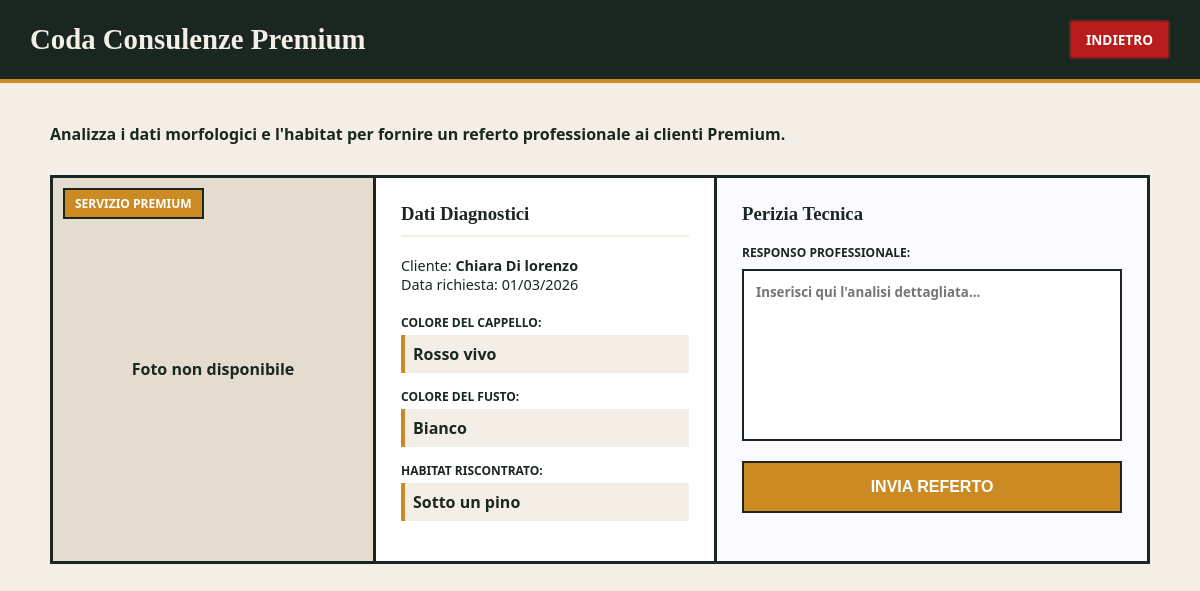
The page /associazione_micologica/consulenze_premium.php (signed in) on the database its author committed.
### tables this page shows
CREATE TABLE CONSULENZA_PRIVATA (
    Id_Consulenza INT AUTO_INCREMENT PRIMARY KEY,
    Data_Richiesta DATE NOT NULL,
    URL_Foto VARCHAR(255) NOT NULL,
    Colore_Cappello VARCHAR(50) NOT NULL,
    Colore_Fusto VARCHAR(50) NOT NULL,
    Habitat_Alberi VARCHAR(100) NOT NULL,
    Esito_Risposta TEXT,
    Id_User_Premium INT NOT NULL,
    Id_User_Micologo INT DEFAULT NULL,
    FOREIGN KEY (Id_User_Premium) REFERENCES UTENTE(Id_User) ON DELETE CASCADE,
    FOREIGN KEY (Id_User_Micologo) REFERENCES UTENTE(Id_User) ON DELETE SET NULL
);

CREATE TABLE UTENTE (
    Id_User INT AUTO_INCREMENT PRIMARY KEY,
    Nome VARCHAR(50) NOT NULL,
    Cognome VARCHAR(50) NOT NULL,
    Email VARCHAR(100) NOT NULL UNIQUE,
    Password VARCHAR(255) NOT NULL,
    Ruolo ENUM('Utente Esterno', 'Utente Premium', 'Socio Cercatore', 'Micologo Esperto', 'Amministratore') DEFAULT 'Utente Esterno'
);

### associazione_micologica/consulenze_premium.php (the view, shortened to what this page needs)
<?php
require_once 'config/database.php';
$query_premium = "
    SELECT c.Id_Consulenza, c.Data_Richiesta, c.URL_Foto, c.Colore_Cappello, c.Colore_Fusto, c.Habitat_Alberi,
           u.Nome, u.Cognome, u.Email
    FROM CONSULENZA_PRIVATA c
    JOIN UTENTE u ON c.Id_User_Premium = u.Id_User
    WHERE c.Id_User_Micologo IS NULL
    ORDER BY c.Data_Richiesta ASC
";
$result_premium = $conn->query($query_premium);
?>
<!DOCTYPE html>
<html lang="it">
<head>
</head>
<body>
    <div class="header">
        <h2>Coda Consulenze Premium</h2>
        <a href="index.php" class="btn-back">Indietro</a>
    </div>
    <div class="container">
        <?php if ($result_premium->num_rows > 0): ?>
            <p style="font-weight: bold; margin-bottom: 30px;">Analizza i dati morfologici e l'habitat per fornire un referto professionale ai clienti Premium.</p>
            <?php while($row = $result_premium->fetch_assoc()): ?>
                <div class="premium-card">
                    <div class="premium-img">
                        <span class="badge-vip">Servizio Premium</span>
                        <?php if(!empty($row['URL_Foto']) && file_exists($row['URL_Foto'])): ?>
                            <img src="<?php echo htmlspecialchars($row['URL_Foto']); ?>" alt="Foto cliente">
                        <?php else: ?>
                            <span style="font-weight: bold;">Foto non disponibile</span>
                        <?php endif; ?>
                    </div>
                    <div class="premium-info">
                        <h3>Dati Diagnostici</h3>
                        <p style="font-size: 0.9em;">
                            Cliente: <strong><?php echo htmlspecialchars($row['Nome'] . " " . $row['Cognome']); ?></strong><br>
                            Data richiesta: <?php echo date('d/m/Y', strtotime($row['Data_Richiesta'])); ?>
                        </p>
                        <div style="margin-top: 20px;">
                            <span class="data-label">Colore del Cappello:</span>
                            <div class="data-value"><?php echo htmlspecialchars($row['Colore_Cappello']); ?></div>
                            <span class="data-label">Colore del Fusto:</span>
                            <div class="data-value"><?php echo htmlspecialchars($row['Colore_Fusto']); ?></div>
                            <span class="data-label">Habitat riscontrato:</span>
                            <div class="data-value"><?php echo htmlspecialchars($row['Habitat_Alberi']); ?></div>
                        </div>
                    </div>
                    <div class="premium-form">
                        <h3>Perizia Tecnica</h3>
                        <form method="POST" action="consulenze_premium.php">
                            <label style="font-size: 0.75em; font-weight: 900; color: #1a2721; margin-bottom: 8px; display: block; text-transform: uppercase;">Responso professionale:</label>
                            <textarea name="risposta" rows="8" placeholder="Inserisci qui l'analisi dettagliata..." required></textarea>
                            <button type="submit">Invia Referto</button>
                        </form>
                    </div>
                </div>
            <?php endwhile; ?>
        <?php endif; ?>
    </div>
</body>
</html>

### associazione_micologica/consulenze_premium.php (style rules this page uses)
body { font-family: 'Segoe UI', Tahoma, Geneva, Verdana, sans-serif; background-color: #f4efe6; margin: 0; color: #1a2721; }
.container { max-width: 1100px; margin: 40px auto; padding: 0 20px; }
.header { background-color: #1a2721; padding: 20px 30px; display: flex; justify-content: space-between; align-items: center; border-bottom: 4px solid #cb8b22; }
.header h2 { font-family: 'Georgia', serif; color: #f4efe6; margin: 0; font-size: 1.8em; }
.btn-back { background-color: #b91c1c; color: white; padding: 8px 15px; text-decoration: none; border-radius: 4px; border: 2px solid #7f1d1d; font-weight: bold; transition: 0.2s; text-transform: uppercase; font-size: 0.85em; }
.premium-card { background: white; border: 3px solid #1a2721; margin-bottom: 30px; display: flex; overflow: hidden; transition: 0.2s; }
.premium-img { width: 320px; background-color: #e3dccf; display: flex; align-items: center; justify-content: center; position: relative; border-right: 3px solid #1a2721; flex-shrink: 0; }
.badge-vip { position: absolute; top: 10px; left: 10px; background: #cb8b22; color: white; padding: 5px 10px; font-weight: 900; font-size: 0.75em; text-transform: uppercase; border: 2px solid #1a2721; }
.premium-info { padding: 25px; flex-grow: 1; background-color: #ffffff; border-right: 3px solid #1a2721; }
.premium-info h3 { font-family: 'Georgia', serif; margin-top: 0; color: #1a2721; border-bottom: 2px solid #f4efe6; padding-bottom: 10px; }
.data-label { font-size: 0.75em; color: #1a2721; text-transform: uppercase; margin-bottom: 4px; font-weight: 900; display: block; }
.data-value { font-size: 1em; color: #1a2721; margin-bottom: 15px; padding: 8px; background-color: #f4efe6; border-left: 4px solid #cb8b22; font-weight: bold; }
.premium-form { padding: 25px; width: 380px; background-color: #fbfaff; flex-shrink: 0; }
.premium-form h3 { font-family: 'Georgia', serif; margin-top: 0; color: #1a2721; }
textarea { width: 100%; padding: 12px; border: 2px solid #1a2721; border-radius: 0; box-sizing: border-box; font-family: inherit; margin-bottom: 15px; resize: none; font-weight: bold; }
button[type="submit"] { padding: 15px; border: 2px solid #1a2721; color: white; font-weight: 900; cursor: pointer; width: 100%; font-size: 1em; background-color: #cb8b22; transition: 0.2s; text-transform: uppercase; }

### rows shown on the page
consulenza_privata: shows "Foto non disponibile", Id_User_Premium.Cognome "Chiara Di lorenzo", Data_Richiesta "01/03/2026", Colore_Cappello "Rosso vivo", Colore_Fusto "Bianco", Habitat_Alberi "Sotto un pino"
